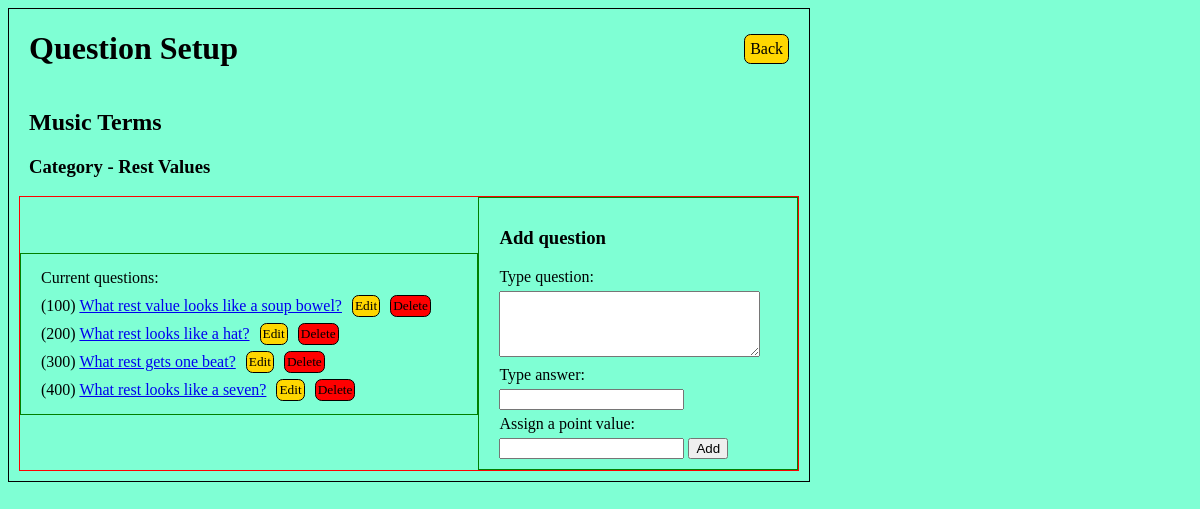
The page /games/categories/4 on the database as committed earlier.
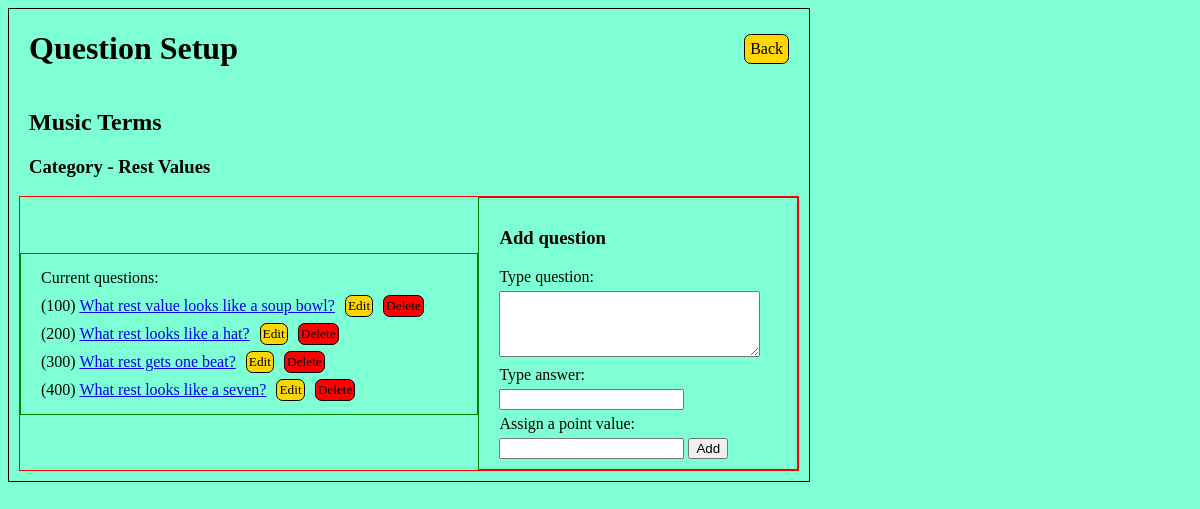
The same page on the database as committed later.
### gameboard_app/models.py (models this page shows, shortened)
class Category(models.Model):
    name = models.CharField(max_length=255)
    game_assigned = models.ForeignKey(Game, related_name="categories_avail", on_delete = models.CASCADE)
    created_at = models.DateTimeField(auto_now_add=True)
    updated_at = models.DateTimeField(auto_now=True)
    @classmethod
    def get_by_id(cls, id):
        return cls.objects.get(id=id)

class Game(models.Model):
    title = models.CharField(max_length=255)
    created_at = models.DateTimeField(auto_now_add=True)
    updated_at = models.DateTimeField(auto_now=True)

class Question(models.Model):
    question = models.TextField()
    answer = models.CharField(max_length=255)
    points = models.IntegerField(default=100)
    category_assigned = models.ForeignKey(Category, related_name="question_list", on_delete = models.CASCADE)
    created_at = models.DateTimeField(auto_now_add=True)
    updated_at = models.DateTimeField(auto_now=True)

### gameboard_app/views.py (the view)
# urls.py: path('categories/<int:cat_id>', views.display_cat_questions),
def display_cat_questions(request, cat_id):
    content = {
        'category': Category.get_by_id(cat_id),
    }
    return render(request, 'new_question.html', content)

### gameboard_app/templates/new_question.html (shortened to what this page needs)
<!DOCTYPE html>
<html lang="en">
<head>
    {% load static %}
    <link rel="stylesheet" href="{% static 'css/style.css' %}">
</head>
<body>
    <div class="wrapper">
        <div class="nav_bar">
            <h1>Question Setup</h1>
            <a class="back" href="/games/categories">Back</a>
        </div>
        <div>
            <h2 style="padding: 0px 20px;">{{ category.game_assigned.title }}</h2>
            <h3 style="padding: 0px 20px;">Category - {{ category.name }}</h3>
        <div id="question_box">
            <div id="ques_box_left">
                <p>Current questions:</p>
                {% for question in category.question_list.all %}
                    <div style="display: flex; align-items: center;">
                        <p>({{ question.points }}) <a href="/games/questions/{{ question.id }}">{{ question.question }}</a></p>
                        <a class="q_edit" href="/games/questions/edit/{{ question.id }}">Edit</a>
                        <a class="q_delete" href="/games/questions/delete/{{ question.id }}">Delete</a>
                    </div>
                {% endfor %}
            </div>
            <div id="ques_box_right">
                <h3>Add question</h3>
                <form action="/games/questions/new" method="post">
                    <p><label>Type question:</label></p>
                    <textarea name="question" cols="30" rows="4"></textarea>
                    <p><label>Type answer:</label></p>
                    <input type="text" name="answer">
                    <p><label>Assign a point value:</label></p>
                    <input type="number" name="points">
                    <input type="submit" value="Add">
                </form>
            </div>
        </div>
    </div>
</body>
</html>

### gameboard_app/static/css/style.css (style rules this page uses)
body { background-color:aquamarine; }
.wrapper { width: 800px; border: 1px solid black; }
.nav_bar { display: flex; justify-content: space-between; align-items: center; padding: 0px 20px; }
.back, .delete, .q_edit, .q_delete { text-decoration: none; border: 1px solid black; border-radius: 5pt; background-color: gold; color: black; padding: 5px; }
.delete, .q_delete { background-color: red; }
.q_edit, .q_delete { font-size: 10pt; padding: 2px; margin: 0px 0px 0px 10px; }
#select_game, #category_box, #question_box { border: 1px solid red; display: flex; align-items: center; margin: 10px; }
.inner_boxes, #ques_box_left, #ques_box_right { border: 1px solid green; padding: 10px 20px; width: 50%; }
#ques_box_left { width: 60%; }
#ques_box_right { width: 40%; }
p { margin: 5px 0px; }

Rows that differ between the two databases and show on the page:
changed Question: question "What rest value looks like a soup bowel?" → "What rest value looks like a soup bowl?"
